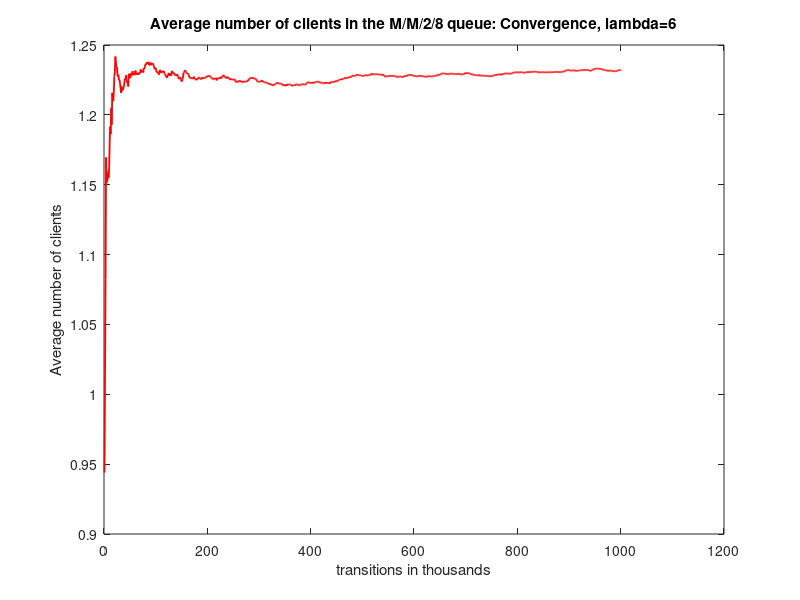
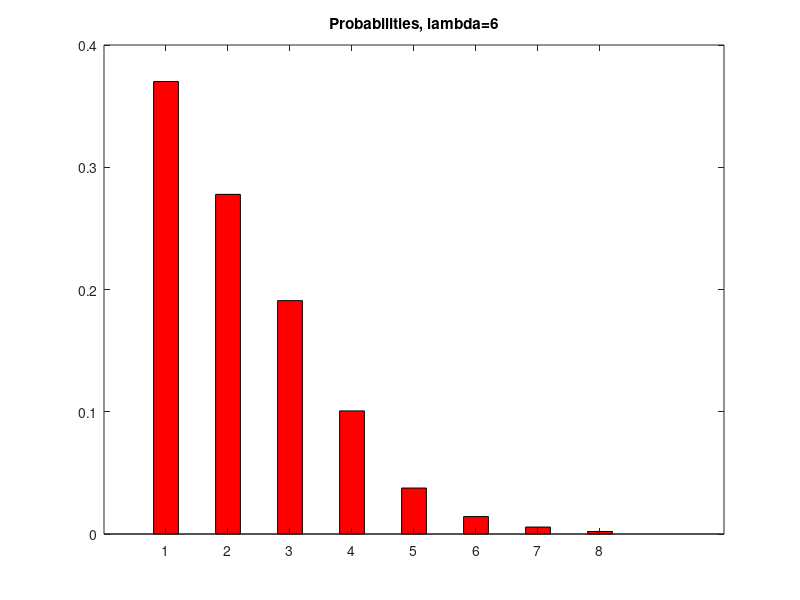

Here is the MATLAB script that generated these plots, in order:
% Queueing Systems 2017-2018
%
% Manolis Katsaragakis 03113059
% Apostolos Kyteas 03113209
%
% M/M/2/8 Simulation with threshold and random activation

clc;
clear all;
close all;

total_arrivals = 0; % to measure the total number of arrivals
current_state = 0;  % holds the current state of the system
previous_mean_clients = 0; % will help in the convergence test
index = 0;

lambda = 6; 
mu_a = 8;
mu_b = 8;
k = 3;
p = 0.5;
b_active = false;
a_active = true;

threshold = lambda/(lambda + mu_a*a_active + mu_b*b_active); % the threshold used to calculate probabilities. If both servers are active we double mu.

transitions = 0; % holds the transitions of the simulation in transitions steps
blocked = 0;
 

while transitions >= 0
  transitions = transitions + 1; % one more transition step
  
  if mod(transitions,1000) == 0 % check for convergence every 1000 transitions steps
    index = index + 1;
    for i=1:1:length(arrivals)
        P(i) = arrivals(i)/total_arrivals; % calcuate the probability of every state in the system
        P_blocked = blocked/total_arrivals;
    endfor
    
    mean_clients = 0; % calculate the mean number of clients in the system
    for i=1:1:length(arrivals)
       mean_clients = mean_clients + (i-1).*P(i);
    endfor
    
    to_plot(index) = mean_clients;
        
    if abs(mean_clients - previous_mean_clients) < 0.0000001*previous_mean_clients || transitions > 1000000 % convergence test
      break;
    endif
    
    previous_mean_clients = mean_clients;
    
  endif
  
  random_number = rand(1); % generate a random number (Uniform distribution)
  threshold = lambda/(lambda + mu_a*a_active + mu_b*b_active); % the threshold used to calculate probabilities. If both servers are active we double mu.
  if current_state == 0 || random_number < threshold % arrival
    total_arrivals = total_arrivals + 1;
    a_active = true;
    try % to catch the exception if variable arrivals(i) is undefined. Required only for systems with finite capacity. In this case our system has a capacity of 8 clients. 
      arrivals(current_state + 1) = arrivals(current_state + 1) + 1; % increase the number of arrivals in the current state
      current_state = current_state + 1;
    catch
      if current_state <8      
        arrivals(current_state + 1) = 1;
        current_state = current_state + 1;
      else
        blocked = blocked+1;
      endif
    end
    if current_state == k && not(b_active)      %random activation of second server with probability 1-p
      b_active = rand(1) > p;
    elseif current_state > k
      b_active = true;
    endif
  else % departure
    if current_state != 0 % no departure from an empty system
      current_state = current_state - 1;
      if b_active
        if  current_state == 0     %if no clients remain  then b is set to inactive
          b_active = false;
          a_active = true;
        elseif current_state == 1     %if only one client remains either a or b remains active
          random_number = rand(1);
          a_active = (random_number <= p);
          b_active = (random_number > p);
        elseif current_state <= k    %if  less than or equal to k clients remain in the system then b becomes inactive with probability 1-p = 0.5
          random_number = rand(1);
          b_active = (random_number > p);
        endif
      endif
    endif
  endif
endwhile

for i=1:1:length(arrivals)
  display(P(i));
endfor
display("P_blocked");
display(P_blocked);


figure(1);
plot(to_plot,"r","linewidth",1.3);
title("Average number of clients in the M/M/2/8 queue: Convergence, lambda=6");
xlabel("transitions in thousands");
ylabel("Average number of clients");
saveas (1,"/home/apostolos/Documents/NTUA/10oExamhno/simulation/2_clients_lambda10.png");

figure(2);
bar(P,'r',0.4);
title("Probabilities, lambda=6");
saveas (2,"/home/apostolos/Documents/NTUA/10oExamhno/simulation/2_probs_lambda10.png");